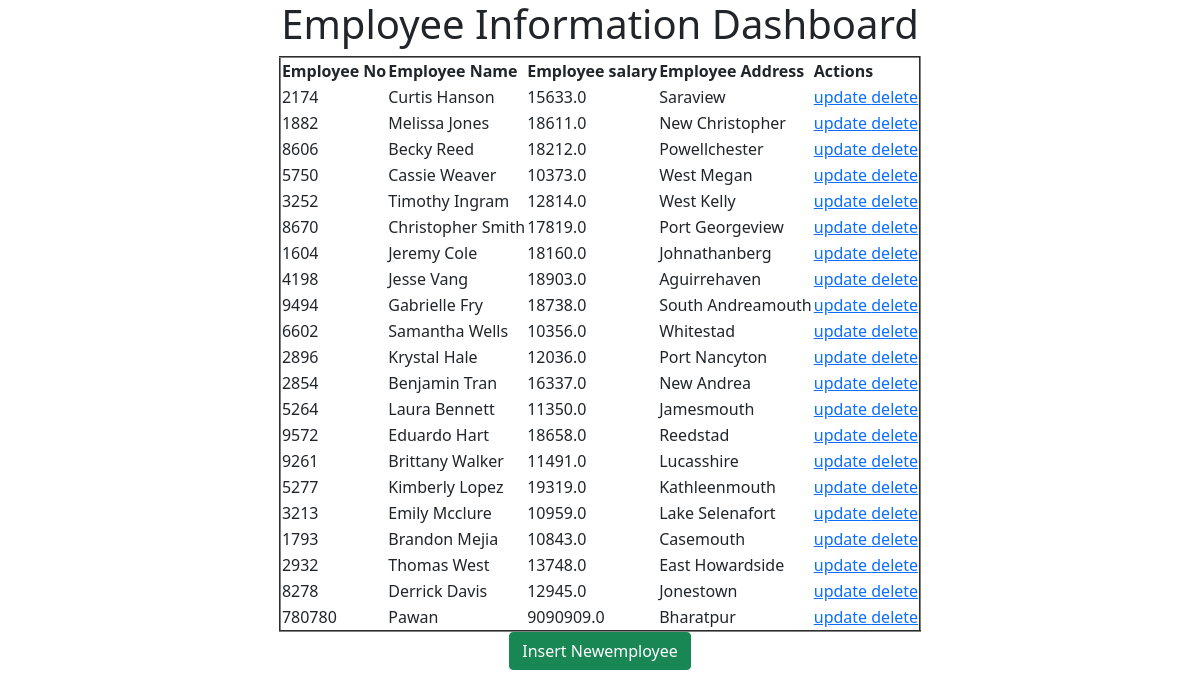
The page / on the database its author committed.
### testapp/models.py (models this page shows)
class  Employee(models.Model):
    eno=models.IntegerField()
    ename=models.CharField(max_length=100)
    esal=models.FloatField()
    eaddr=models.CharField(max_length=15)

### testapp/views.py (the view)
# urls.py: path('', views.retrieve_view),
def retrieve_view(request):
    employees=Employee.objects.all()
    return render(request,'testapp/index.html',{'employees':employees})

### templates/testapp/index.html
<!DOCTYPE html>
{%extends 'testapp/base.html'%}
{% block body_block %}
<h1> Employee Information Dashboard</h1>
<table border='2'>
    <thead>
        <tr>
        <th> Employee No </th>
        <th> Employee Name </th>
        <th> Employee salary </th>
        <th> Employee Address </th>
        <th> Actions</th>
        </tr>
    </thead>
    {% for emp in employees %}
    <tr>
        <td> {{emp.eno}}</td>
        <td> {{emp.ename}}</td>
        <td> {{emp.esal}}</td>
        <td> {{emp.eaddr}}</td>
        <td> <a href="/update/{{emp.id}}" > update </a> <a href='/detete/{{emp.id}}'> delete</a></td>
    </tr>
    {% endfor %}
</table>
<a href="/create" class="btn btn-success btn lg" > Insert Newemployee</a>
{% endblock %}

### templates/testapp/base.html (shortened to what this page needs)
<!DOCTYPE html>
<html lang="en">
    <head>
        <link
            href="https://cdn.jsdelivr.net/npm/bootstrap@5.0.2/dist/css/bootstrap.min.css"
            rel="stylesheet"
>
    </head>
    <body>
        <div class="container" align="center">
            {% block body_block %}
            {% endblock %}
        </div>
    </body>
</html>

### rows shown on the page
Employee: eno "2174", ename "Curtis Hanson", esal "15633.0", eaddr "Saraview"
Employee: eno "1882", ename "Melissa Jones", esal "18611.0", eaddr "New Christopher"
Employee: eno "8606", ename "Becky Reed", esal "18212.0", eaddr "Powellchester"
Employee: eno "5750", ename "Cassie Weaver", esal "10373.0", eaddr "West Megan"
Employee: eno "3252", ename "Timothy Ingram", esal "12814.0", eaddr "West Kelly"
Employee: eno "8670", ename "Christopher Smith", esal "17819.0", eaddr "Port Georgeview"
Employee: eno "1604", ename "Jeremy Cole", esal "18160.0", eaddr "Johnathanberg"
Employee: eno "4198", ename "Jesse Vang", esal "18903.0", eaddr "Aguirrehaven"
Employee: eno "9494", ename "Gabrielle Fry", esal "18738.0", eaddr "South Andreamouth"
Employee: eno "6602", ename "Samantha Wells", esal "10356.0", eaddr "Whitestad"
Employee: eno "2896", ename "Krystal Hale", esal "12036.0", eaddr "Port Nancyton"
Employee: eno "2854", ename "Benjamin Tran", esal "16337.0", eaddr "New Andrea"
Employee: eno "5264", ename "Laura Bennett", esal "11350.0", eaddr "Jamesmouth"
Employee: eno "9572", ename "Eduardo Hart", esal "18658.0", eaddr "Reedstad"
Employee: eno "9261", ename "Brittany Walker", esal "11491.0", eaddr "Lucasshire"
Employee: eno "5277", ename "Kimberly Lopez", esal "19319.0", eaddr "Kathleenmouth"
Employee: eno "3213", ename "Emily Mcclure", esal "10959.0", eaddr "Lake Selenafort"
Employee: eno "1793", ename "Brandon Mejia", esal "10843.0", eaddr "Casemouth"
Employee: eno "2932", ename "Thomas West", esal "13748.0", eaddr "East Howardside"
Employee: eno "8278", ename "Derrick Davis", esal "12945.0", eaddr "Jonestown"
Employee: eno "780780", ename "Pawan", esal "9090909.0", eaddr "Bharatpur"
